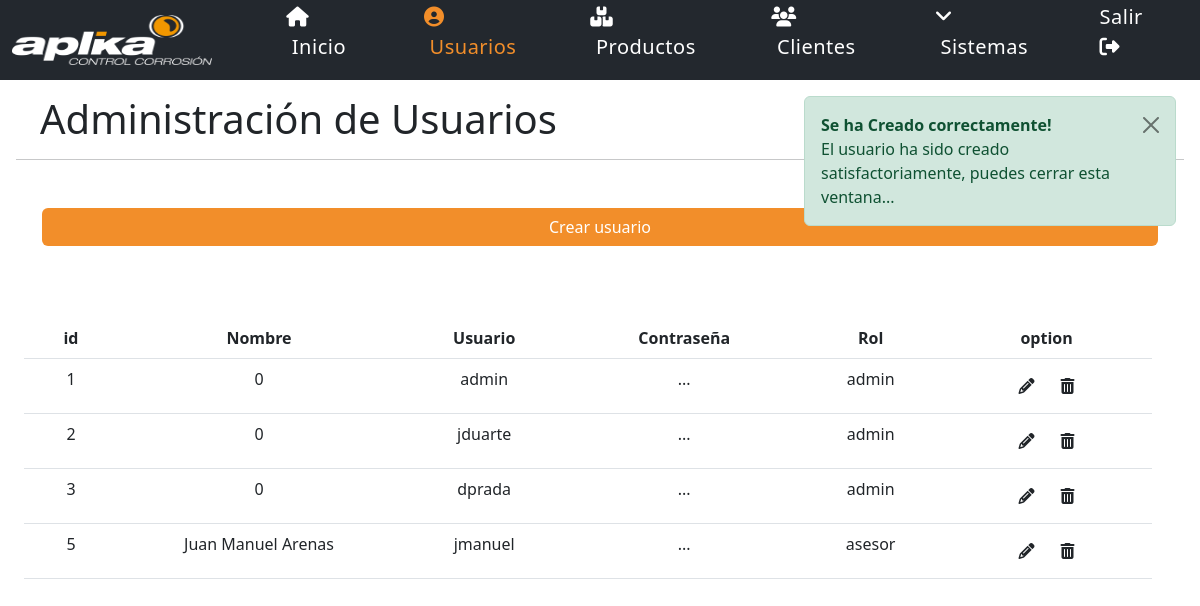
The page /usuario.php?msg=ok (signed in) on the database as committed earlier.
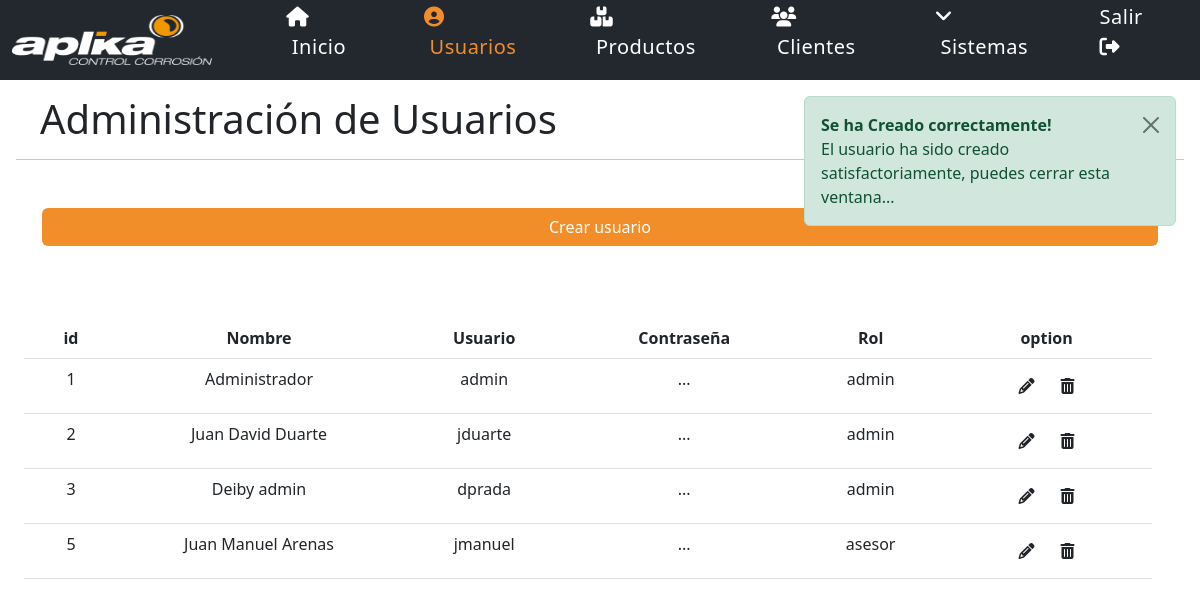
The same page on the database as committed later.
### tables this page shows
CREATE TABLE IF NOT EXISTS `user` (
  `id` int(11) NOT NULL AUTO_INCREMENT,
  `nombre` varchar(60) NOT NULL,
  `username` varchar(20) NOT NULL,
  `password` varchar(250) NOT NULL,
  `rol` varchar(20) NOT NULL,
  PRIMARY KEY (`id`)
);

### usuario.php (the view, shortened to what this page needs)
<?php
$host = 'localhost';
$username = 'root';
$password = '123456';
$conexion = mysqli_connect( $host, $username, $password ) or die ("No se ha podido conectar al servidor de Base de datos");
include("template/encabezado.php");
?>
<link href="https://cdn.jsdelivr.net/npm/bootstrap@5.2.2/dist/css/bootstrap.min.css" rel="stylesheet">
<h1 class="titleDato">Administración de Usuarios</h1>
<?php
if (isset($_GET['msg'])){
	if ($_GET['msg'] == 'ok'){
	?>
	<div class="alert alert-success alert-dismissible fade show" style="margin-top: -4.6%; width: 31%; z-index: 6; position: fixed; display: grid; margin-left: 67%;" role="alert">
	  <strong>Se ha Creado correctamente!</strong> El usuario ha sido creado satisfactoriamente, puedes cerrar esta ventana...
	  <button type="button" class="btn-close" data-bs-dismiss="alert" aria-label="Close"></button>
	</div>
<?php
}
}
?>
<hr class="separador">
<div class="container">
	<div class="row">
        <div class="col-md-12 button_Crear">
			<div class="d-grid gap-2">
				<a class="btn btn-succes" href="crear_usuario.php?pag_actual=Crear Usuario">Crear usuario</a>
        	</div>
		</div>
	</div>
</div>
<br><br>
	<section id="tabla_Usuarios">
	<?php
	$consulta = "SELECT * FROM user";
    $resultado = mysqli_query( $conexion, $consulta ) or die ( "Algo ha ido mal en la consulta a la base de datos");
    if (mysqli_num_rows($resultado) > 0 ) {
            ?>
            <table class='table table-hover' id='tabla_usuarios' style='width: 94%; margin: 2%'>
		    <thead>
		    	<tr>
		    		<th style='text-align: center; vertical-align: middle;' class='col-sm-1'>id</th>
		    		<th style='text-align: center; vertical-align: middle;' class='col-md-3'>Nombre</th>
		    		<th style='text-align: center; vertical-align: middle;'>Usuario</th>
		    		<th style='text-align: center; vertical-align: middle;'>Contraseña</th>
					<th style='text-align: center; vertical-align: middle;'>Rol</th>
		    		<th style='text-align: center; vertical-align: middle;'>option</th>
		    	</tr>
		    </thead>
		    <tbody>
		    <?php
            while ($usuario = mysqli_fetch_array( $resultado))
            {
            echo "<tr>";
            echo "<td style='text-align: center;'>" . $usuario['id'] . "</td><td style='text-align: center;'>" . $usuario['nombre'] . "</td><td style='text-align: center;'>" . $usuario['username'] . "</td><td style='text-align: center;'>...</td><td style='text-align: center;'>" . $usuario['rol'] . "</td><td style='text-align: center;'><a href='editar_usuario.php?id=".$usuario['id']."'"." class='btn'><i class='fa-solid fa-pencil'></i></a><a href='eliminar_usuario.php?id=".$usuario['id']."'"." class='btn'><i class='fa-solid fa-trash-can'></i></a></td>";
            echo "</tr>";
            }
            ?>
		    </tbody>
	        </table>
            <?php
}
	?>
	</section>
<?php
include("template/pie.php");
?>

### template/encabezado.php (shortened to what this page needs)
<!DOCTYPE html>
<html lang="es">
<head>
    <link rel="stylesheet" href="styles/style.css">
    <link href="https://cdn.jsdelivr.net/npm/bootstrap@5.2.0/dist/css/bootstrap.min.css" rel="stylesheet">
    <link rel="stylesheet" href="https://cdnjs.cloudflare.com/ajax/libs/font-awesome/6.2.0/css/all.min.css" />
</head>
<body>
<?php
$Inicio = "Inicio";
$Usuarios = "Usuarios";
$Productos = "Productos";
$Clientes = "Clientes";
$Solicitud = "Solicitud";
$Pagina = $_GET['pag_actual'];
?>
<header>
        <nav class="menu">
            <img src="./img/logoAPK.png" href="home.php?pag_actual=Inicio">
            <ul>
                <li><a class="underline" <?php if($Pagina == $Inicio) { echo ("style='color: #F28E2A;'"); } ?> href="home.php?pag_actual=Inicio"><i class="fa-solid fa-house"></i>&nbspInicio</a></li>
<?php
if ($_SESSION['user_rol'] == 'admin') {
    ?>
                <li><a class="underline" <?php if($Pagina == $Usuarios) { echo ("style='color: #F28E2A;'"); } ?> href="usuario.php?pag_actual=Usuarios"><i class="fa-solid fa-circle-user"></i>&nbspUsuarios</a></li>
         <?php
}
?>
                <li><a class="underline" <?php if($Pagina == $Productos OR $Pagina == "Crear Producto") { echo ("style='color: #F28E2A;'"); } ?> href="producto.php?pag_actual=Productos"><i class="fa-solid fa-boxes-stacked"></i>&nbspProductos</a></li>
                <li><a class="underline" <?php if($Pagina == $Clientes OR $Pagina == "Crear Cliente") { echo ("style='color: #F28E2A;'"); } ?> href="cliente.php?pag_actual=Clientes"><i class="fa-solid fa-users"></i>&nbspClientes</a></li>
                <li><a class="underline" <?php if($Pagina == $Solicitud) { echo ("style='color: #F28E2A;'"); } ?> ><i class="fa-solid fa-angle-down"></i>&nbspSistemas</a>
                </li>
                <li><a class="underline" href="cerrar_sesion.php">Salir &nbsp<i class="fa-solid fa-right-from-bracket"></i></a></li>
            </ul>
        </nav>
</header>

### template/pie.php
</body>
</html>

### styles/style.css (style rules this page uses)
:root { --color-principalGris: #76777A; --color-principalNaranja: #F28E2A; --color-segundarioGrisOscuro: #23282E; --color-segundarioGrisClaro1: #A6A6A6; --color-segundarioGrisClaro2: #C4C4C5; --color-segundarioNaranjaClaro: #F8A556; }
body { margin: 0; padding: 0; font-family: ubuntu, sans-serif; }
.menu { display: flex; align-items: center; justify-content: space-between; background: var(--color-segundarioGrisOscuro); height: 80px; width: 100% !important; table-layout: fixed; }
.menu img { height: 50px; width: 13rem; margin: 0 12px; }
header ul { display: flex; position: sticky; top: 0; }
header ul li { margin: 0 20px; list-style-type: none; }
header ul li a { color: white ; background: transparent; position: relative; text-decoration: none; letter-spacing: 0.5px; padding: 0 10px; font-size: 20px; }
.menu .underline { display: inline-block; position: relative; }
.menu ul li .underline:after { content: ''; position: absolute; width: 100%; transform: scaleX(0); height: 2px; bottom: 0; left: 0; transition: .3s ease-out all; background-color: #f28e2a; transform-origin: bottom right; margin-top: 2px; }
.separador { margin: 1rem; }
.container { margin-top: 3rem; border: none ; overflow-x: hidden; }
h1 { margin-top: 15px !important; margin-left: 40px; }
.container .button_Crear div a { background-color: var(--color-principalNaranja); color:white; float: right }

Rows that differ between the two databases and show on the page:
changed user id 1: nombre "0" → "Administrador"
changed user "jduarte": nombre "0" → "Juan David Duarte"
changed user "dprada": nombre "0" → "Deiby admin"
